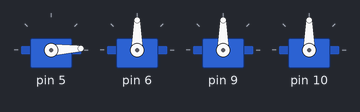
A sketch run on a simulated Arduino Uno, built with avr-gcc and run on an emulated ATmega328P. Shown: 4 × servo. What the sketch prints to the serial monitor is not drawn.

Above: at 0.05 s.
At 1.4 s:
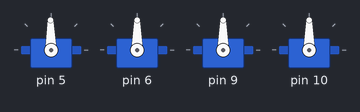
At 2.75 s:
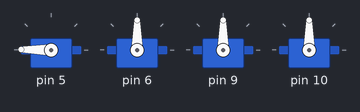
At 5.5 s:
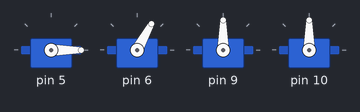
At 8.25 s:
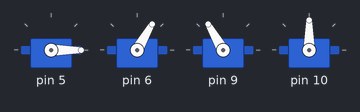
At 11.0 s:
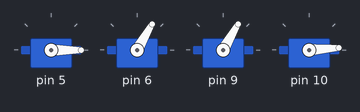
Timing chart, 0 to 14.4 s (numbered marks = the images above):
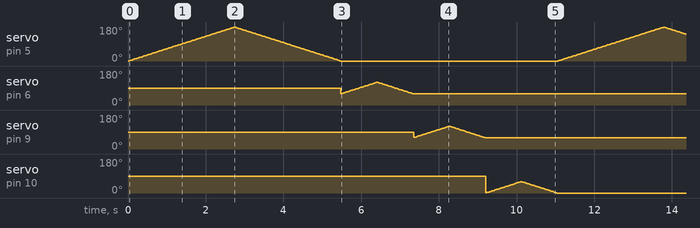

The sketch:

armsweep.ino
```cpp
// Arm_Test
// By: Michael Malocha
// Runs the servos through a loop the check sweep

#include <Servo.h>

class Limb {
  public:
    int MAX;  // Maximum servo value
    int MIN;  // Minimum servo value
    // Member functions
    void initialize(int, int, int);
    void sweep(void);
  protected:
    Servo servo;
};

Limb base;
Limb l_arm;
Limb u_arm;
Limb claw;

void setup() {
  Serial.begin(9600);
  base.initialize(5, 0, 179);
  l_arm.initialize(6, 60, 120);
  u_arm.initialize(9, 60, 120);
  claw.initialize(10, 0, 60);
}

void loop() {
  base.sweep();
  l_arm.sweep();
  u_arm.sweep();
  claw.sweep();
}

void Limb::initialize(int pin, int min_val, int max_val) {
  servo.attach(pin);
  MAX = max_val;
  MIN = min_val;
}

void Limb::sweep() {
  for(int pos = MIN; pos <= MAX; pos += 1) {
    servo.write(pos);
    Serial.println(pos);
    delay(15);
  }
  for(int pos = MAX; pos >= MIN; pos -= 1) {
    servo.write(pos);
    Serial.println(pos);
    delay(15);
  }
}
```
